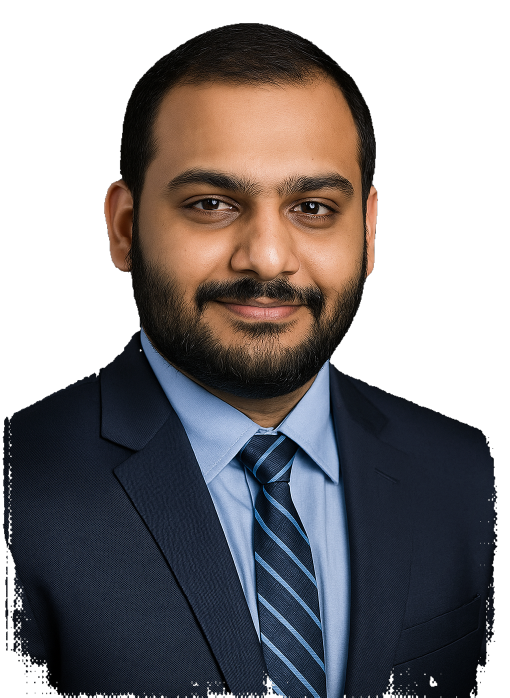
#> input picture gaurav profile_pic1.PNG, 1019 x 1395 px, given in place of live-desktop.png, which was not available (shown at 1/2 size)
$ python make_avatar.py
#> lines starting #> are read from the running program, lines starting #| are printed output that depends on the picture; pictures that were not available may be replaced by others from this repository, and a replacement may not be noted
"""Compose the circular avatar used in the hero.

The source headshot is cropped tight at the crown, so a straight square crop
puts the hair on the edge of the circular mask. We extend the studio backdrop
upward (seamlessly, since it is a soft dark vignette), then crop with real
headroom and the eye line at ~40% — the classic portrait composition.

Outputs:
  profile/assets/profile.png        square, unmasked (CSS draws the circle)
  shots/avatar-circle-preview.png   masked proof at the real on-page sizes
"""

from __future__ import annotations

from pathlib import Path

from PIL import Image, ImageDraw, ImageFilter

BASE = Path(__file__).resolve().parents[1]
SRC = BASE / "shots" / "live-desktop.png"
OUT_SQUARE = BASE / "profile" / "assets" / "profile.png"
OUT_PREVIEW = BASE / "shots" / "avatar-circle-preview.png"

# photo area inside the old card, excluding its 1px border
PHOTO_BOX = (398, 158, 838, 800)

PAD_TOP = 80
SIDE = 380
HEADROOM = 0.09  # crown distance from the top of the square, as a fraction
FEATHER = 10  # rows over which the synthetic backdrop blends into the photo


def _backdrop_row(photo: Image.Image) -> list[tuple[int, int, int]]:
    """Top backdrop row with the hair replaced by the corner-to-corner falloff.

    Using the real row keeps the studio glow, so the seam is invisible; the hair
    pixels would otherwise smear a dark block above the crown.
    """
    w = photo.width
    top = photo.crop((0, 0, w, 6)).resize((w, 1), Image.BOX)
    row = list(top.getdata())

    left = tuple(sum(c[i] for c in row[:40]) // 40 for i in range(3))
    right = tuple(sum(c[i] for c in row[-40:]) // 40 for i in range(3))

    repaired: list[tuple[int, int, int]] = []
    for x, px in enumerate(row):
        t = x / max(1, w - 1)
        base = tuple(int(left[i] + (right[i] - left[i]) * t) for i in range(3))
        dist = sum(abs(px[i] - base[i]) for i in range(3))
        repaired.append(px if dist <= 18 else base)  # type: ignore[arg-type]

    # soften any residual steps
    out = []
    for x in range(w):
        lo, hi = max(0, x - 12), min(w, x + 13)
        win = repaired[lo:hi]
        out.append(tuple(sum(c[i] for c in win) // len(win) for i in range(3)))  # type: ignore[misc]
    return out  # type: ignore[return-value]


def build() -> Image.Image:
    src = Image.open(SRC).convert("RGB")
    photo = src.crop(PHOTO_BOX)
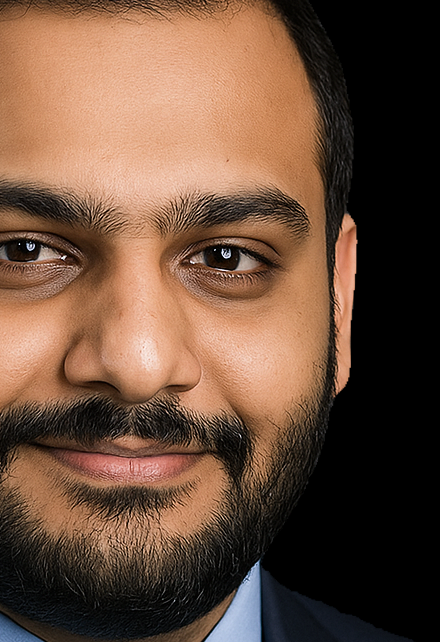
#> photo: PIL image 440x642 RGB; mean R, G, B 106.9, 77.9, 60
    row = _backdrop_row(photo)
#> in _backdrop_row, `row = list(top.getdata())`: row = 440 items, first 6: (65, 44, 28), (67, 44, 29), (63, 42, 25), (69, 47, 31), (67, 44, 28), (63, 41, 27)
#> in _backdrop_row, `left = tuple(sum(c[i] for c in row[:40]) // 40 for i in range(3))`: left = (79, 52, 33)
#> in _backdrop_row, `right = tuple(sum(c[i] for c in row[-40:]) // 40 for i in range(3))`: right = (0, 0, 0)
#> the loop in _backdrop_row, `for x, px in enumerate(row):` made 440 passes
#> (px, t, base, dist) on passes 1 to 3: ((65, 44, 28), 0, (79, 52, 33), 27), ((67, 44, 29), 0.00228, (78, 51, 32), 21), ((63, 42, 25), 0.00456, (78, 51, 32), 31)
#> after the loop in _backdrop_row, `for x, px in enumerate(row):`: repaired = 440 items, first 6: (79, 52, 33), (78, 51, 32), (78, 51, 32), (69, 47, 31), (78, 51, 32), (78, 51, 32)
#> after the loop in _backdrop_row, `for x in range(w):`: out = 440 items, first 6: (74, 49, 31), (74, 49, 31), (74, 49, 31), (74, 49, 31), (74, 49, 31), (74, 49, 31)
#> row has the same summary as out in _backdrop_row

    # 1. synthetic backdrop above the crown, following the vignette upward
    pad = Image.new("RGB", (photo.width, PAD_TOP))
#> pad: PIL image 440x80 RGB; every value is 0
    for y in range(PAD_TOP):
        t = y / max(1, PAD_TOP - 1)  # 0 at top, 1 at the seam
        factor = 0.9 + 0.1 * t
        colour = [tuple(min(255, int(c * factor)) for c in px) for px in row]
        line = Image.new("RGB", (photo.width, 1))
        line.putdata(colour)
        pad.paste(line, (0, y))
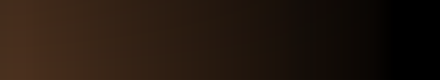
#> pad: PIL image 440x80 RGB; mean R, G, B 35.6, 23, 14.1

    canvas = Image.new("RGB", (photo.width, photo.height + PAD_TOP))
#> canvas: PIL image 440x722 RGB; every value is 0
    canvas.paste(pad, (0, 0))

    # feather the join so no hard line survives
    alpha = Image.new("L", photo.size, 255)
#> alpha: PIL image 440x642 L; every value is 255
    for y in range(FEATHER):
        alpha.paste(int(255 * (y / FEATHER)), (0, y, photo.width, y + 1))
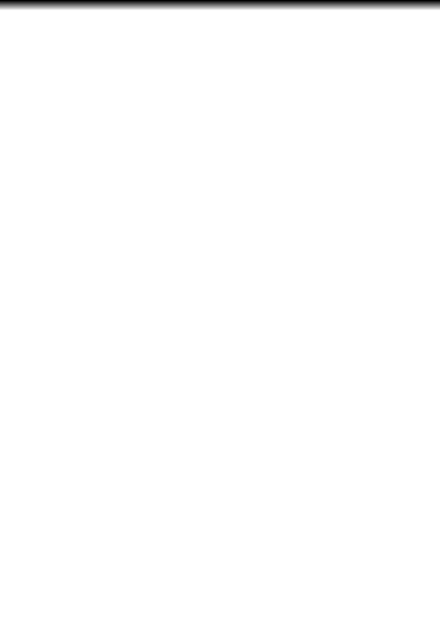
#> alpha: PIL image 440x642 L; min 0, max 255, mean 252.8
    canvas.paste(photo, (0, PAD_TOP), alpha)
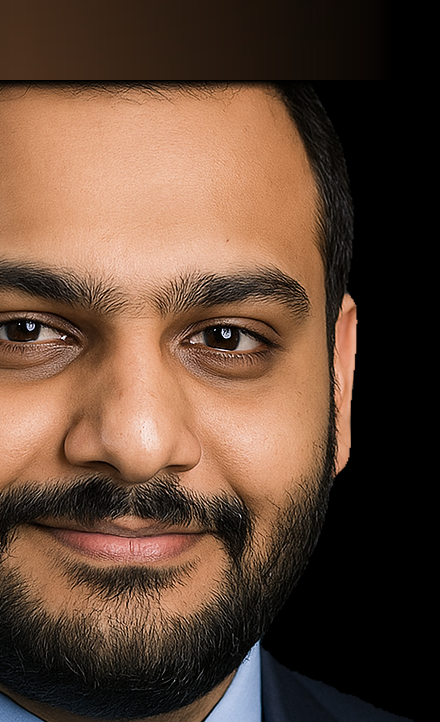
#> canvas: PIL image 440x722 RGB; mean R, G, B 98.5, 71.5, 54.7

    # 2. crop so the crown lands at HEADROOM and the face is horizontally centred
    face_cx = 200
    hair_top = PAD_TOP + 10
    y0 = int(round(hair_top - HEADROOM * SIDE))
    x0 = int(round(face_cx - SIDE / 2))
    square = canvas.crop((x0, y0, x0 + SIDE, y0 + SIDE))
    return square.resize((520, 520), Image.LANCZOS)


def preview(square: Image.Image) -> None:
    """Render the mask + ring exactly as the page draws it, at both sizes."""
    bg = (7, 11, 20)
    sizes = [186, 118]
    gap = 56
    width = sum(sizes) + gap * (len(sizes) + 1)
    height = max(sizes) + gap * 2
    out = Image.new("RGB", (width, height), bg)

    x = gap
    for size in sizes:
        big = square.resize((size * 3, size * 3), Image.LANCZOS)  # supersample
        mask = Image.new("L", big.size, 0)
        ImageDraw.Draw(mask).ellipse((0, 0, big.width - 1, big.height - 1), fill=255)
        big = big.resize((size, size), Image.LANCZOS)
        mask = mask.resize((size, size), Image.LANCZOS)
        out.paste(big, (x, gap), mask)
        # 1px ring + 6px outer glow, matching box-shadow in main.css
        d = ImageDraw.Draw(out)
        d.ellipse((x, gap, x + size - 1, gap + size - 1), outline=(78, 90, 110), width=1)
        d.ellipse((x - 3, gap - 3, x + size + 2, gap + size + 2), outline=(30, 38, 52), width=2)
        x += size + gap
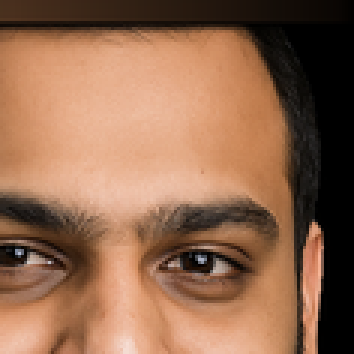
#> big: PIL image 118x118 RGB (shown 3 times larger); mean R, G, B 145.9, 104.9, 79.1
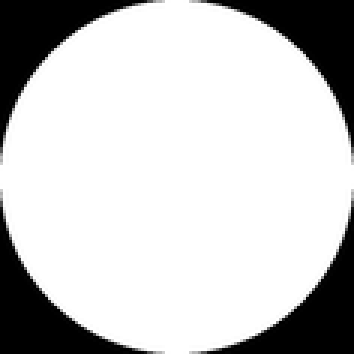
#> mask: PIL image 118x118 L (shown 3 times larger); min 0, max 255, mean 200.2
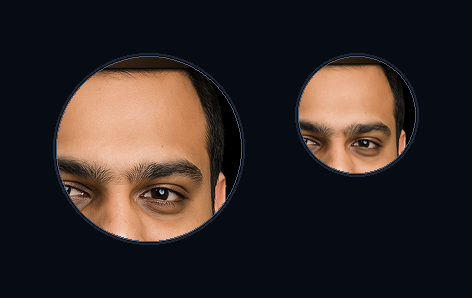
#> out: PIL image 472x298 RGB; mean R, G, B 48.4, 39.6, 38.9
#> after the loop, x = 472

    out.save(OUT_PREVIEW)


if __name__ == "__main__":
    avatar = build()
    OUT_SQUARE.parent.mkdir(parents=True, exist_ok=True)
    avatar.save(OUT_SQUARE, optimize=True)
    preview(avatar)
#> (the run stopped early here; a loop or call above may not have finished)
